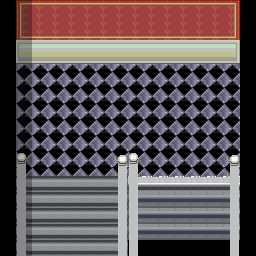

A 2D game scene composited from a Tiled map and its tileset images. What follows is a short description and the map's XML, with each tile layer's data collapsed to a summary:
An orthogonal 16x16 tile map with 16x16 px tiles, 5 tile layers (Base, MonoShita, MonoChu, CharaUe, ...), 3 tilesets and 10 objects.

<map version="1.0" orientation="orthogonal" renderorder="right-down" width="16" height="16" tilewidth="16" tileheight="16" backgroundcolor="#000000" nextobjectid="14">
 <tileset firstgid="1" name="youkan" tilewidth="16" tileheight="16" tilecount="480" columns="30">
  <image source="youkan.png" trans="007575" width="480" height="256" />
 </tileset>
 <tileset firstgid="481" name="ST-MsionR-I01" tilewidth="16" tileheight="16" tilecount="1984" columns="16">
  <image source="ST-MsionR-I01.png" trans="007575" width="256" height="1990" />
 </tileset>
 <tileset firstgid="2465" name="ST-Sewer-01.png" tilewidth="16" tileheight="16" tilecount="1504" columns="16">
  <image source="ST-Sewer-01.png" width="256" height="1504" />
 </tileset>
 <layer name="Base" width="16" height="16" opacity="0.99">
  <properties>
   <property name="cc_vertexz" value="-13" />
  </properties>
  <data>[256 cells, 217 non-empty, 7 distinct tile ids]</data>
 </layer>
 <layer name="MonoShita" width="16" height="16">
  <properties>
   <property name="cc_vertexz" value="-12" />
  </properties>
  <data>[256 cells, 119 non-empty, 24 distinct tile ids]</data>
 </layer>
 <layer name="MonoChu" width="16" height="16">
  <properties>
   <property name="cc_vertexz" value="-11" />
  </properties>
  <data>[256 cells, 24 non-empty, 8 distinct tile ids]</data>
 </layer>
 <objectgroup name="collision">
  <object id="5" x="0" y="0" width="16" height="256" />
  <object id="6" x="16" y="160" width="16" height="96" />
  <object id="7" x="112" y="160" width="32" height="96" />
  <object id="8" x="224" y="160" width="16" height="96" />
  <object id="9" x="240" y="0" width="16" height="256" />
  <object id="10" x="16" y="0" width="224" height="64" />
  <object id="12" x="0" y="256" width="256" height="16" />
 </objectgroup>
 <layer name="CharaUe" width="16" height="16">
  <data>[256 cells, 4 non-empty, 2 distinct tile ids]</data>
 </layer>
 <objectgroup name="event">
  <object id="3" x="32" y="240" width="80" height="16">
   <properties>
    <property name="EventID" value="1" />
    <property name="trigger" value="1" />
   </properties>
  </object>
  <object id="4" x="144" y="240" width="80" height="16">
   <properties>
    <property name="EventID" value="2" />
    <property name="trigger" value="1" />
   </properties>
  </object>
  <object id="13" x="208" y="0" width="32" height="32">
   <properties>
    <property name="EventID" value="3" />
    <property name="trigger" value="0" />
   </properties>
  </object>
 </objectgroup>
 <layer name="shadow" width="16" height="16">
  <data>[256 cells, 16 non-empty, 1 distinct tile ids]</data>
 </layer>
</map>
